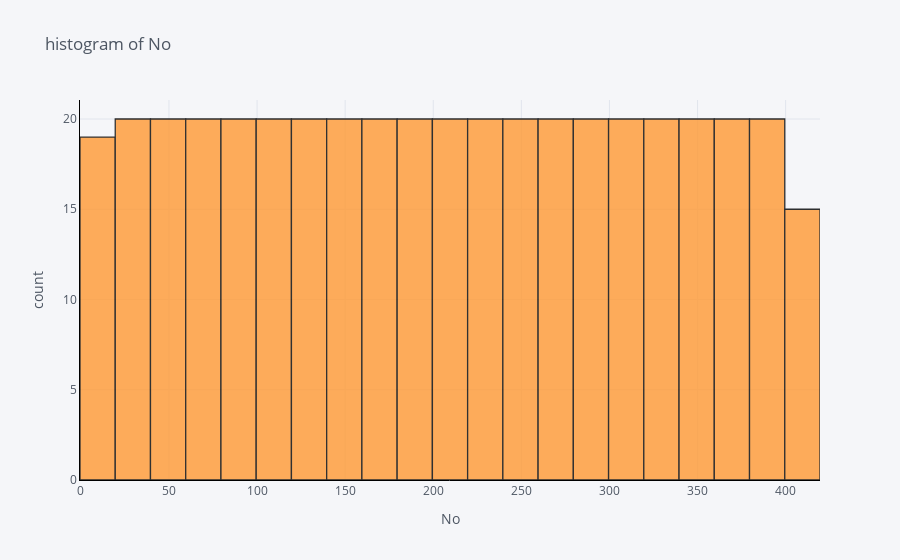
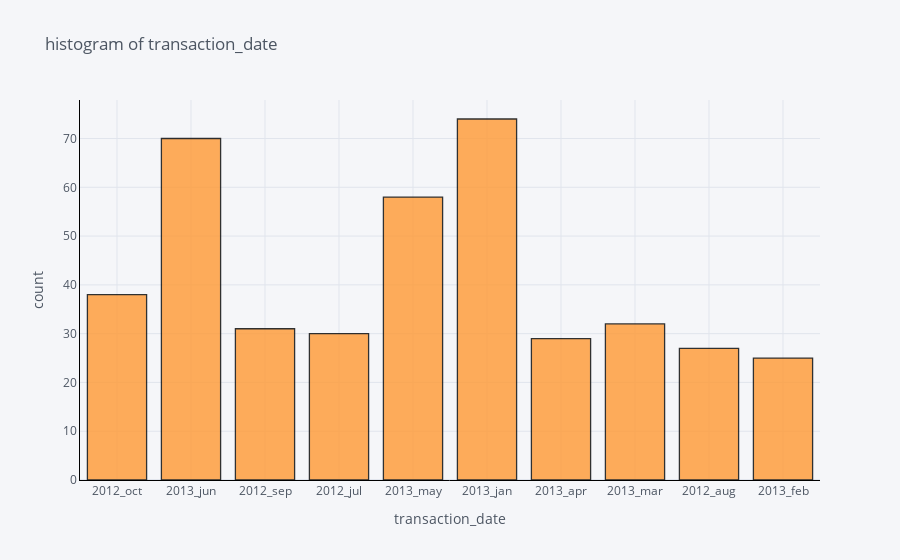
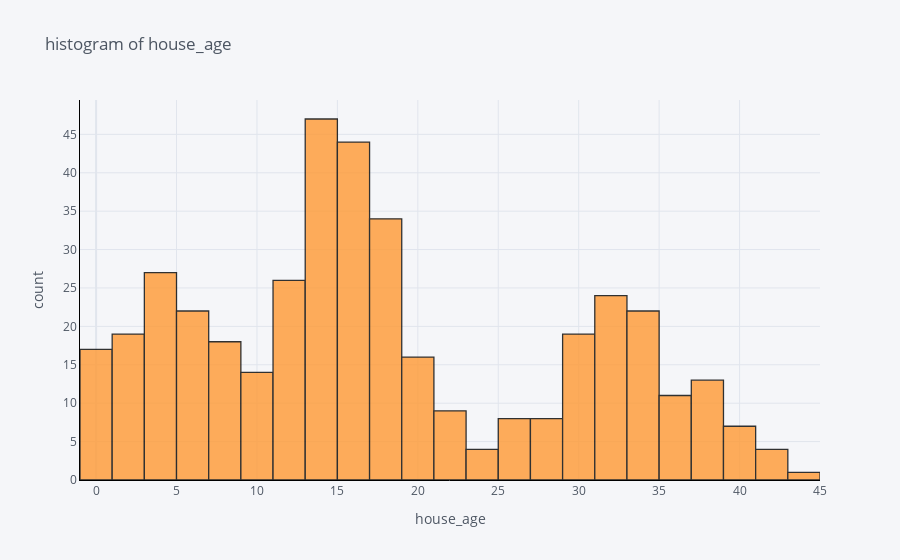
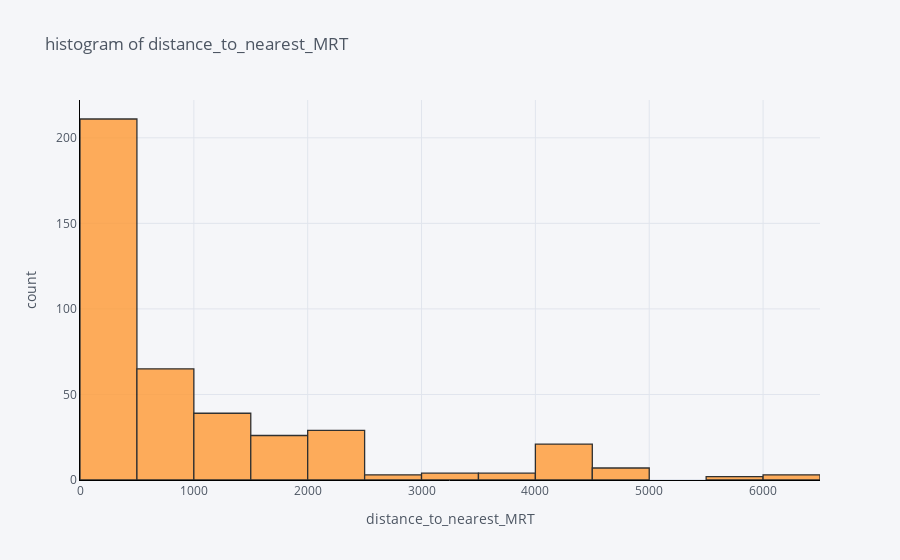

Notebook cell for these charts, in order:
### Markdown cell above
#### Loop below helps us get a graphical picture of what the variables look like

### Code cell
for column in df.columns:
    plot_data(df[column], column)

### Figure 1 — Plotly figure (JSON) as saved in the notebook; plotly's stock layout.template omitted (floating-point values rounded to 4 significant figures; data arrays with more than 128 entries replaced by an {"elided": "..."} marker saying what was removed)
{"data": [{"histfunc": "count", "histnorm": "", "marker": {"color": "rgba(255, 153, 51, 1.0)", "line": {"color": "#000000", "width": 1.3}}, "name": "No", "nbinsx": 30, "opacity": 0.8, "orientation": "v", "type": "histogram", "x": {"elided": "414 int values"}}], "layout": {"barmode": "overlay", "legend": {"bgcolor": "#F5F6F9", "font": {"color": "#4D5663"}}, "paper_bgcolor": "#F5F6F9", "plot_bgcolor": "#F5F6F9", "title": {"font": {"color": "#4D5663"}, "text": "histogram of No"}, "xaxis": {"gridcolor": "#E1E5ED", "linecolor": "black", "showgrid": true, "tickfont": {"color": "#4D5663"}, "title": {"font": {"color": "#4D5663"}, "text": "No"}, "zerolinecolor": "#E1E5ED"}, "yaxis": {"gridcolor": "#E1E5ED", "linecolor": "black", "showgrid": true, "tickfont": {"color": "#4D5663"}, "title": {"font": {"color": "#4D5663"}, "text": "count"}, "zerolinecolor": "#E1E5ED"}}}

### Figure 2 — Plotly figure (JSON) as saved in the notebook; plotly's stock layout.template omitted (floating-point values rounded to 4 significant figures; data arrays with more than 128 entries replaced by an {"elided": "..."} marker saying what was removed)
{"data": [{"histfunc": "count", "histnorm": "", "marker": {"color": "rgba(255, 153, 51, 1.0)", "line": {"color": "#000000", "width": 1.3}}, "name": "transaction_date", "nbinsx": 30, "opacity": 0.8, "orientation": "v", "type": "histogram", "x": {"elided": "414 str values"}}], "layout": {"barmode": "overlay", "legend": {"bgcolor": "#F5F6F9", "font": {"color": "#4D5663"}}, "paper_bgcolor": "#F5F6F9", "plot_bgcolor": "#F5F6F9", "title": {"font": {"color": "#4D5663"}, "text": "histogram of transaction_date"}, "xaxis": {"gridcolor": "#E1E5ED", "linecolor": "black", "showgrid": true, "tickfont": {"color": "#4D5663"}, "title": {"font": {"color": "#4D5663"}, "text": "transaction_date"}, "zerolinecolor": "#E1E5ED"}, "yaxis": {"gridcolor": "#E1E5ED", "linecolor": "black", "showgrid": true, "tickfont": {"color": "#4D5663"}, "title": {"font": {"color": "#4D5663"}, "text": "count"}, "zerolinecolor": "#E1E5ED"}}}

### Figure 3 — Plotly figure (JSON) as saved in the notebook; plotly's stock layout.template omitted (floating-point values rounded to 4 significant figures; data arrays with more than 128 entries replaced by an {"elided": "..."} marker saying what was removed)
{"data": [{"histfunc": "count", "histnorm": "", "marker": {"color": "rgba(255, 153, 51, 1.0)", "line": {"color": "#000000", "width": 1.3}}, "name": "house_age", "nbinsx": 30, "opacity": 0.8, "orientation": "v", "type": "histogram", "x": {"elided": "414 float values"}}], "layout": {"barmode": "overlay", "legend": {"bgcolor": "#F5F6F9", "font": {"color": "#4D5663"}}, "paper_bgcolor": "#F5F6F9", "plot_bgcolor": "#F5F6F9", "title": {"font": {"color": "#4D5663"}, "text": "histogram of house_age"}, "xaxis": {"gridcolor": "#E1E5ED", "linecolor": "black", "showgrid": true, "tickfont": {"color": "#4D5663"}, "title": {"font": {"color": "#4D5663"}, "text": "house_age"}, "zerolinecolor": "#E1E5ED"}, "yaxis": {"gridcolor": "#E1E5ED", "linecolor": "black", "showgrid": true, "tickfont": {"color": "#4D5663"}, "title": {"font": {"color": "#4D5663"}, "text": "count"}, "zerolinecolor": "#E1E5ED"}}}

### Figure 4 — Plotly figure (JSON) as saved in the notebook; plotly's stock layout.template omitted (floating-point values rounded to 4 significant figures; data arrays with more than 128 entries replaced by an {"elided": "..."} marker saying what was removed)
{"data": [{"histfunc": "count", "histnorm": "", "marker": {"color": "rgba(255, 153, 51, 1.0)", "line": {"color": "#000000", "width": 1.3}}, "name": "distance_to_nearest_MRT", "nbinsx": 30, "opacity": 0.8, "orientation": "v", "type": "histogram", "x": {"elided": "414 float values"}}], "layout": {"barmode": "overlay", "legend": {"bgcolor": "#F5F6F9", "font": {"color": "#4D5663"}}, "paper_bgcolor": "#F5F6F9", "plot_bgcolor": "#F5F6F9", "title": {"font": {"color": "#4D5663"}, "text": "histogram of distance_to_nearest_MRT"}, "xaxis": {"gridcolor": "#E1E5ED", "linecolor": "black", "showgrid": true, "tickfont": {"color": "#4D5663"}, "title": {"font": {"color": "#4D5663"}, "text": "distance_to_nearest_MRT"}, "zerolinecolor": "#E1E5ED"}, "yaxis": {"gridcolor": "#E1E5ED", "linecolor": "black", "showgrid": true, "tickfont": {"color": "#4D5663"}, "title": {"font": {"color": "#4D5663"}, "text": "count"}, "zerolinecolor": "#E1E5ED"}}}
